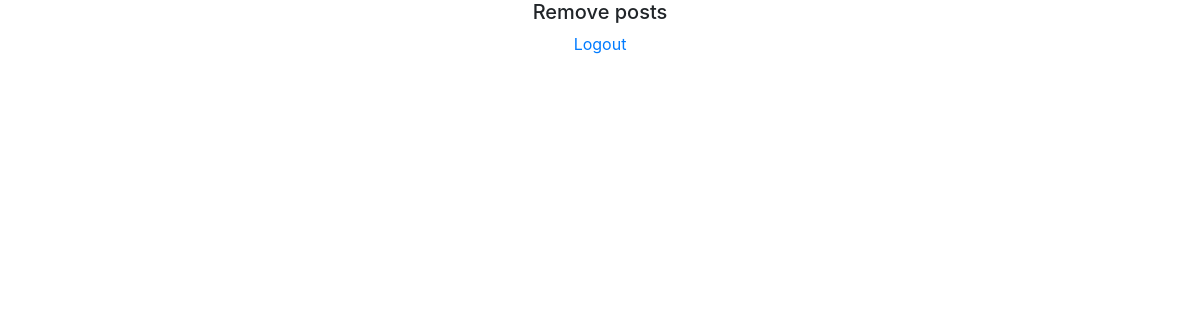
/admin/administration.php (signed in), run on an earlier commit of the app's database.
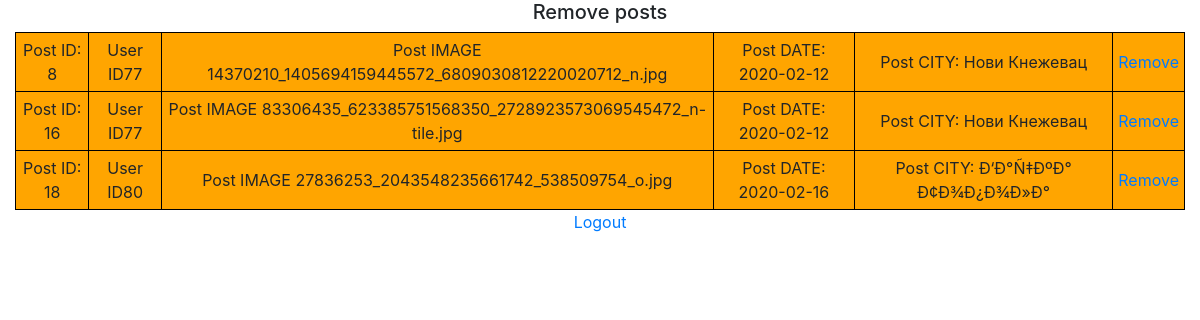
And on a later commit of the database.
### tables this page shows
CREATE TABLE IF NOT EXISTS `posts` (
  `post_id` int(11) NOT NULL AUTO_INCREMENT,
  `user_id` int(11) DEFAULT NULL,
  `post_image` varchar(255) NOT NULL,
  `post_date` date NOT NULL,
  `postal_code` int(11) DEFAULT NULL,
  `post_city` varchar(255) NOT NULL,
  PRIMARY KEY (`post_id`),
  KEY `user_id` (`user_id`,`postal_code`)
);

### admin/administration.php (the view, shortened to what this page needs)
<?php
include '../functions/db_config.php';
?>
<!DOCTYPE html>
<html>
<head>
    <link href="https://cdn.lineicons.com/1.0.1/LineIcons.min.css" rel="stylesheet">
    <link rel="stylesheet" href="https://stackpath.bootstrapcdn.com/bootstrap/4.3.1/css/bootstrap.min.css">
</head>
<body>
 <div class='container-fluid'>
 <div class='row'>
 <div class='col-xl-12 col-md-12 col-sm-6 col-xs-2' id='removepost'>
     <h5>Remove posts </h5>
     <table>
<?php
$sql="SELECT * from posts";
$run=mysqli_query($con,$sql);
while($row=mysqli_fetch_array($run)){
$post_id=$row['post_id'];
$user_id=$row['user_id'];
$post_image=$row['post_image'];
$post_date=$row['post_date'];
$post_city=$row['post_city'];
echo "<tr><td>Post ID: $post_id</td>
<td>User ID$user_id</td>
<td>Post IMAGE $post_image</td>
<td>Post DATE: $post_date</td>
<td>Post CITY: $post_city</td>
<td><a href='remove.php?id=$post_id'>Remove</a></td>
</tr>";
}
?>
    </table>
    <a href='logout.php'>Logout</a>
 </div>
 </div>
 </div>
</body>

### admin/administration.php (style rules this page uses)
td,tr { border:1px solid black; background-color:orange; padding:5px; }
table { margin:0 auto; padding:10px; }
#removepost { text-align:center; }

What changed in the data, as far as the page shows it:
added posts: post_id "8", user "77", post_image "14370210_1405694159445572_6809030812220020712_n.jpg", post_date "2020-02-12", post_city "Нови Кнежевац"
added posts: post_id "16", user "77", post_image "83306435_623385751568350_2728923573069545472_n-tile.jpg", post_date "2020-02-12", post_city "Нови Кнежевац"
added posts: post_id "18", user "80", post_image "27836253_2043548235661742_538509754_o.jpg", post_date "2020-02-16", post_city "Ð‘Ð°Ñ‡ÐºÐ° Ð¢Ð¾Ð¿Ð¾Ð»Ð°"
